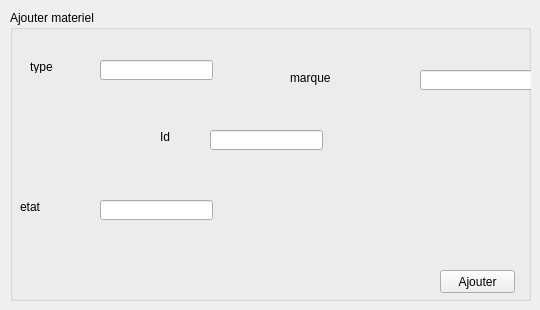
      <widget class="QWidget" name="tab_2">
       <attribute name="title">
        <string>Ajouter materiel</string>
       </attribute>
       <widget class="QGroupBox" name="groupBox_2">
        <property name="geometry">
         <rect>
          <x>10</x>
          <y>10</y>
          <width>521</width>
          <height>291</height>
         </rect>
        </property>
        <property name="title">
         <string>Ajouter materiel</string>
        </property>
        <widget class="QLabel" name="label">
         <property name="geometry">
          <rect>
           <x>150</x>
           <y>120</y>
           <width>47</width>
           <height>13</height>
          </rect>
         </property>
         <property name="text">
          <string>Id</string>
         </property>
        </widget>
        <widget class="QLabel" name="label_2">
         <property name="geometry">
          <rect>
           <x>280</x>
           <y>60</y>
           <width>111</width>
           <height>16</height>
          </rect>
         </property>
         <property name="text">
          <string>marque</string>
         </property>
        </widget>
        <widget class="QLabel" name="label_3">
         <property name="geometry">
          <rect>
           <x>20</x>
           <y>50</y>
           <width>47</width>
           <height>13</height>
          </rect>
         </property>
         <property name="text">
          <string>type</string>
         </property>
        </widget>
        <widget class="QLineEdit" name="lineEdit_id">
         <property name="geometry">
          <rect>
           <x>200</x>
           <y>120</y>
           <width>113</width>
           <height>20</height>
          </rect>
         </property>
        </widget>
        <widget class="QLineEdit" name="lineEdit_type">
         <property name="geometry">
          <rect>
           <x>90</x>
           <y>50</y>
           <width>113</width>
           <height>20</height>
          </rect>
         </property>
        </widget>
        <widget class="QLineEdit" name="lineEdit_marque">
         <property name="geometry">
          <rect>
           <x>410</x>
           <y>60</y>
           <width>113</width>
           <height>20</height>
          </rect>
         </property>
        </widget>
        <widget class="QLabel" name="label_4">
         <property name="geometry">
          <rect>
           <x>10</x>
           <y>190</y>
           <width>47</width>
           <height>14</height>
          </rect>
         </property>
         <property name="text">
          <string>etat</string>
         </property>
        </widget>
        <widget class="QLineEdit" name="lineEdit_etat">
         <property name="geometry">
          <rect>
           <x>90</x>
           <y>190</y>
           <width>113</width>
           <height>20</height>
          </rect>
         </property>
        </widget>
        <widget class="QPushButton" name="pushButton_5">
         <property name="geometry">
          <rect>
           <x>430</x>
           <y>260</y>
           <width>75</width>
           <height>23</height>
          </rect>
         </property>
         <property name="text">
          <string>Ajouter</string>
         </property>
        </widget>
       </widget>
      </widget>
